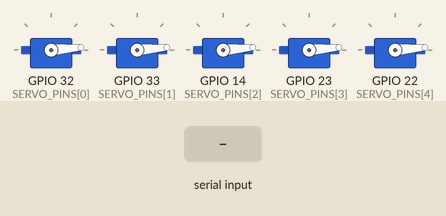
Simulated run of this program. Board: ESP32. Parts: 5 × servo. The inputs (shaded band) are chosen by the test bench. What the program prints to the serial monitor is not drawn.

Above: at 1.2 s.
1.3 s: "90,45,200,10,150\n" received over Serial
At 2.5 s:
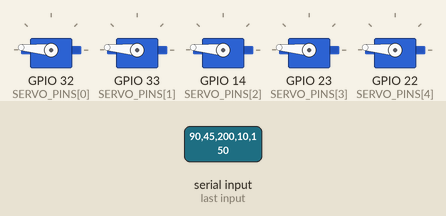
2.8 s: "90,45\n" received over Serial
Timing chart, 0 to 5.8 s (numbered marks = the images above; inputs shaded):
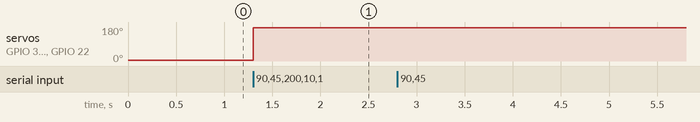

The program:

main.cpp
```cpp
#include <ESP32Servo.h>

// ?? PIN ASSIGNMENT ????????????????????????????????????????????
constexpr uint8_t SERVO_PINS[5] = { 32, 33, 14, 23, 22 };

// ?? ?fully closed? angles (measure these once, by hand) ????????
constexpr uint8_t CLOSED_DEG[5] = { 175, 175, 175, 175, 175 };

// ?? how far open is from closed ???????????????????????????????
constexpr uint8_t OPEN_SPREAD = 170;

// ?? logical states ?????????????????????????????????????????????
enum FingerState : uint8_t { OPEN = 0, MID = 1, CLOSED = 2 };

// ?? globals ????????????????????????????????????????????????????
Servo   servos[5];
uint8_t angleOpen[5];
uint8_t angleMid [5];

// ?? map state ? angle ??????????????????????????????????????????
inline uint8_t stateToAngle(uint8_t finger, FingerState st) {
  switch (st) {
    case OPEN:  return angleOpen[finger];
    case MID:   return angleMid [finger];
    default:    return CLOSED_DEG[finger];
  }
}

void setup() {
  Serial.begin(115200);

  // pre?compute OPEN & MID angles
  for (uint8_t i = 0; i < 5; ++i) {
    angleOpen[i] = (CLOSED_DEG[i] > OPEN_SPREAD)
                   ? CLOSED_DEG[i] - OPEN_SPREAD
                   : 0;
    angleMid [i] = (CLOSED_DEG[i] + angleOpen[i]) / 2;
  }

  // attach each servo and move to OPEN
  for (uint8_t i = 0; i < 5; ++i) {
    servos[i].setPeriodHertz(50);
    servos[i].attach(SERVO_PINS[i], 500, 2500);
    servos[i].write(angleOpen[i]);
  }

  Serial.println(F("READY ? send 5 comma?separated states (0=open,1=mid,2=closed) + newline"));
}

void loop() {
  static String inLine;
  while (Serial.available()) {
    char c = Serial.read();
    if (c == '\n') {
      int s[5];
      if (sscanf(inLine.c_str(), "%d,%d,%d,%d,%d",
                 &s[0], &s[1], &s[2], &s[3], &s[4]) == 5) {
        for (uint8_t i = 0; i < 5; ++i)
          servos[i].write(stateToAngle(i, (FingerState)s[i]));
      } else {
        Serial.println(F("ERR: need exactly 5 integers 0-2"));
      }
      inLine = "";
    } else {
      inLine += c;
    }
  }
}
```

Measured:
- after the input at 1.3 s, servo on GPIO 32 (SERVO_PINS[0]), servo on GPIO 33 (SERVO_PINS[1]), servo on GPIO 14 (SERVO_PINS[2]), servo on GPIO 23 (SERVO_PINS[3]), servo on GPIO 22 (SERVO_PINS[4]): 5° → 175° at once
- after the input at 2.8 s, every drawn part: stays the same
